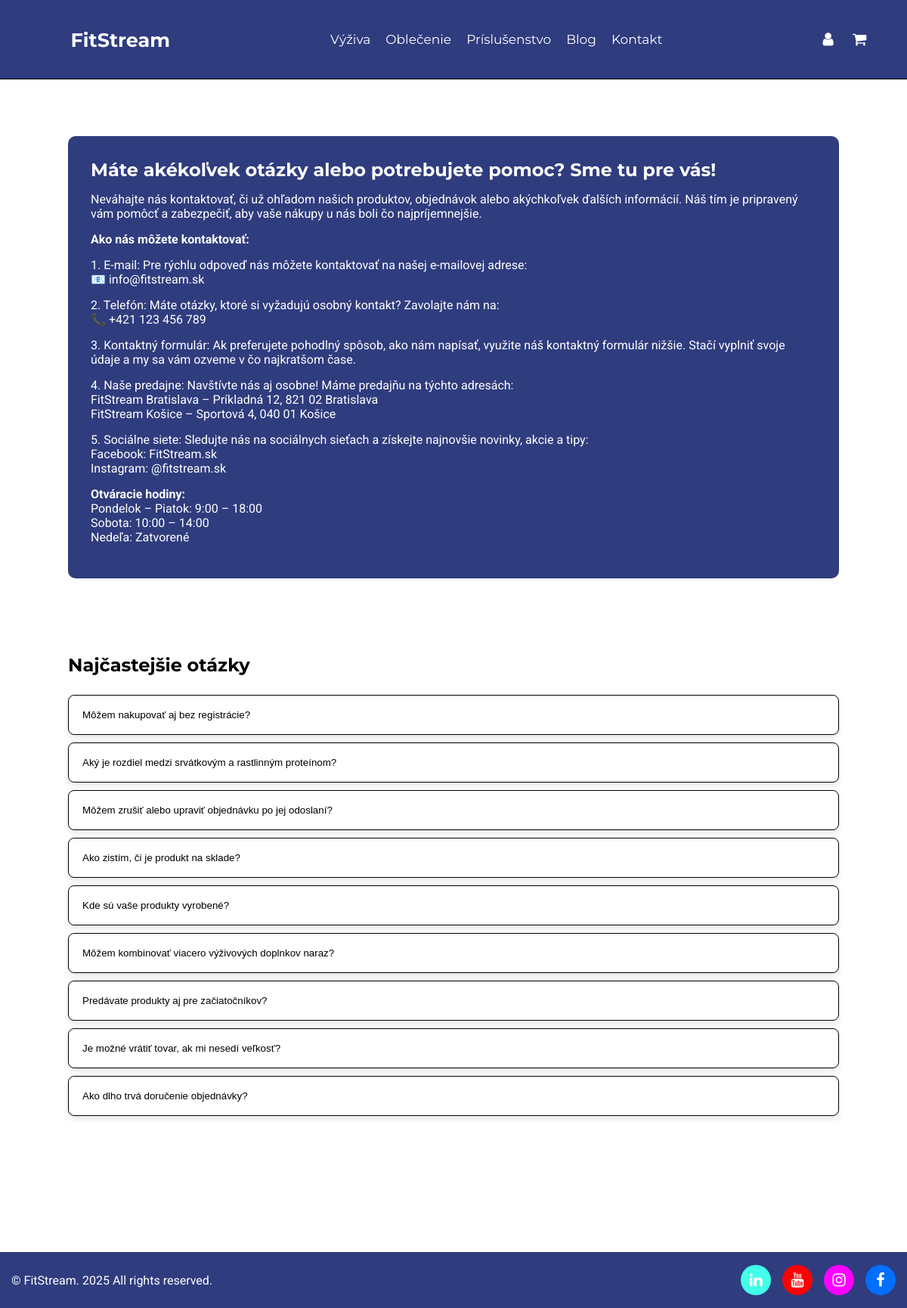
Screenshot of /kontakt.php with the database file from the repository.
### tables this page shows
CREATE TABLE `navbar` (
  `idnavbar` int(11) NOT NULL,
  `nazov` varchar(200) NOT NULL,
  `url` varchar(255) NOT NULL
);

CREATE TABLE `akordeon` (
  `idakordeon` int(11) NOT NULL,
  `otazka` varchar(255) NOT NULL,
  `odpoved` text NOT NULL,
  `datum_vytvorenia` datetime DEFAULT current_timestamp(),
  `datum_upravy` timestamp NOT NULL DEFAULT current_timestamp() ON UPDATE current_timestamp()
);

CREATE TABLE `footer_ikony` (
  `idfooter` int(11) NOT NULL,
  `ikona` varchar(255) NOT NULL,
  `farba_bg` varchar(255) NOT NULL,
  `farba_ikony` varchar(255) NOT NULL,
  `url` varchar(45) NOT NULL
);

### classes/Database.php (called while the page is built, shortened)
<?php
class Database
{
    private $connection;
    protected function connect(): void
    {
        $config = DATABASE;
        $options = [
            PDO::ATTR_ERRMODE            => PDO::ERRMODE_EXCEPTION,
            PDO::ATTR_DEFAULT_FETCH_MODE => PDO::FETCH_ASSOC,
        ];
        try {
            $dsn = 'mysql:host=' . $config['HOST'] .
                   ';dbname=' . $config['DBNAME'] .
                   ';port=' . $config['PORT'];
            $this->connection = new PDO(
                $dsn,
                $config['USER_NAME'],
                $config['PASSWORD'],
                $options
            );
        } catch (PDOException $e) {
            throw new Exception('Pripojenie zlyhalo: ' . $e->getMessage());
        }
    }
    public function getConnection(): PDO
    {
        return $this->connection;
    }
}
?>

### classes/Akordeon.php (called while the page is built, shortened)
<?php
class Akordeon extends Database
{
    protected $conn;
    public function __construct()
    {
        $this->conn = $this->getConnection();
    }
    public function vypisAkordeon(): array
    {
        try {
            $sql = "SELECT * FROM akordeon ORDER BY datum_upravy DESC";
            $st = $this->conn->prepare($sql);
            $st->execute();
            $rs = $st->fetchAll();
            return $rs;
        } catch (Exception $e) {
            die("Nastala chyba");
        } finally {
            $this->conn = null;
        }
    }
}
?>

### classes/Footer.php (called while the page is built, shortened)
<?php
class Footer extends Database
{
    protected $conn;
    public function __construct()
    {
        $this->conn = $this->getConnection();
    }
    public function footerVypis(): array
    {
        try {
            $sql = "SELECT * FROM footer_ikony";
            $st = $this->conn->prepare($sql);
            $st->execute();
            return $st->fetchAll();
        } catch (Exception $e) {
            die("Nastala chyba");
        } finally {
            $this->conn = null;
        }
    }
}
?>

### parts/akordeon.php (the view, shortened to what this page needs)
<div class = "acc">
    <h2>Najčastejšie otázky</h2>
        <?php foreach($vypis_a as $a):?>
            <button class="akordeon"><?php echo $a['otazka']; ?></button>
        <?php endforeach?>
</div>

### parts/navbar.php (shortened to what this page needs)
<?php
$nav = new Navbar();
$vypis_linkov = $nav->navbarLinks();
?>
<nav class = "menu">
    <a href="<?php echo BASE_URL . "index.php";?>" class = "logo"><h1 class>FitStream</h1></a>
    <ul>
        <?php foreach($vypis_linkov as $a):?>
            <a href="<?php echo BASE_URL . $a['url'] ;?>"><li><?php echo $a['nazov'];?></li></a>
        <?php endforeach?>
    </ul>
    <div class = "pr">
        <a href = "<?php echo BASE_URL . "kosik.php";?>"><i class="fa fa-shopping-cart" id = "shopping_cart" style = "font-size: 20px;"></i></a>
       </div>
</nav>

### parts/footer.php (shortened to what this page needs)
<?php
$footer = new Footer();
$footer_vypis = $footer->footerVypis();
?>
<footer>
    <div class = "bottom_footer">
        <div class = "footer_rights"><p class = ""> &copy; <span id="year"></span>FitStream. <?php echo(date("Y")); ?> All rights reserved.</p></div>
            <div class = "social_media_links">
                <?php foreach($footer_vypis as $a): ?>
                    <a href="<?php echo $a['url']; ?>"  class="social"
                    style="background-color: <?php echo $a['farba_bg']; ?>;
                    color: <?php echo $a['farba_ikony']; ?>">
                   <i class="<?php echo $a['ikona']; ?>" style="font-size: 20px;"></i>
                   </a>
                <?php endforeach; ?>
         </div>
            </div>
</footer>
</body>
</html>

### css/navbar_sidebar.css (style rules this page uses)
nav { display: flex; background-color: #2F3C7E; align-items: center; justify-content: space-around; color: white; padding: 17px 20px; position: fixed; top: 0; left: 0; width: 100%; z-index: 1; border-bottom: 1px solid black; font-size: 15px; z-index: 1000; height:70px; }
nav ul { display: flex; flex-direction: row; padding: 10px 55px; list-style: none; }
nav ul li { margin: 0 10px }
nav a { color: white; text-decoration: none; cursor: pointer; font-weight: 400; font-size: 17px; }
.pr { display: flex; gap: 25px; position: relative; }

### css/footer.css (style rules this page uses)
footer { display: flex; flex-direction: column; background-color: #2F3C7E; color: white; padding: 17px 15px; margin-top: 120px; }
.social_media_links { display: flex; gap: 15px; justify-content: flex-end; align-items: center; flex-direction: row; }
.bottom_footer { display: flex; width: 100%; justify-content: space-between; align-items: center; flex-wrap: wrap; }
.social { width: 40px; height: 40px; border-radius: 50%; display: flex; justify-content: center; align-items: center; transition: transform 0.3s ease, opacity 0.3s ease; border: none; cursor: pointer; text-decoration: none; }
.footer_rights { font-size: 16px; display: flex; justify-content: flex-start; align-items: flex-end; }

### css/akordeon.css (style rules this page uses)
.akordeon { background-color: white; color: black; cursor: pointer; padding: 18px; width: 100%; text-align: left; border: 1px solid black; display: flex; justify-content: space-between; align-items: center; border-radius: 8px; transition: background-color 0.3s ease-in-out; box-shadow: 0 4px 8px rgba(0, 0, 0, 0.1); margin-bottom: 10px; }
.acc { margin-top: 100px; margin-bottom: 50px; display: flex; flex-direction: column; }
.acc h2 { margin-bottom: 25px; }

### css/vseobecne_styly.css (style rules this page uses)
* { margin: 0; padding: 0; }
h1,h2,h3,h4,h5,h6,a { font-family:'Montserrat'; }
p { font-family: 'Roboto'; }

### rows the page displays
navbar: nazov "Výživa"
navbar: nazov "Oblečenie"
navbar: nazov "Príslušenstvo"
navbar: nazov "Blog"
navbar: nazov "Kontakt"
akordeon: otazka "Môžem nakupovať aj bez registrácie?"
akordeon: otazka "Aký je rozdiel medzi srvátkovým a rastlinným proteínom?"
akordeon: otazka "Môžem zrušiť alebo upraviť objednávku po jej odoslaní?"
akordeon: otazka "Ako zistím, či je produkt na sklade?"
akordeon: otazka "Kde sú vaše produkty vyrobené?"
akordeon: otazka "Môžem kombinovať viacero výživových doplnkov naraz?"
akordeon: otazka "Predávate produkty aj pre začiatočníkov?"
akordeon: otazka "Je možné vrátiť tovar, ak mi nesedí veľkosť?"
akordeon: otazka "Ako dlho trvá doručenie objednávky?"
